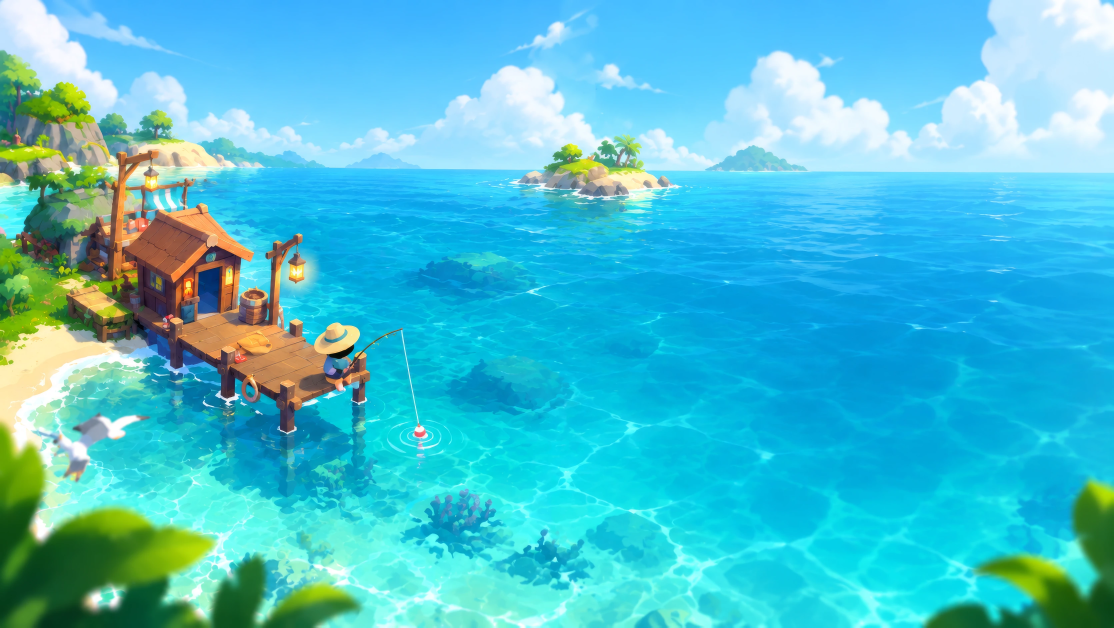
#> input picture tools/art/launcher_source_hq.webp, 3342 x 1882 px (shown at 1/3 size)
$ python make_launcher.py
#> lines starting #> are read from the running program, lines starting #| are printed output that depends on the picture; after the words box and inside, x2 and y2 are one past the last pixel; in counts of white or black regions, pixels touching at a corner belong together
"""Title-screen (launcher) art from tools/art/launcher_source_hq.webp (the owner's illustration,
upscaled by the owner with Topaz to 3342x1882).

    python tools/art/make_launcher.py

Writes
  assets/launcher/launcher_bg.jpg     1920x1080, upscaled, cleaned, sharpened and graded a touch warmer
  assets/launcher/launcher_masks.png  480x270: R = open water (shimmer), G = foreground leaves (sway)

The launcher (scripts/vf/vf_launcher.gd) animates the picture with these masks: water shimmer and
sparkles, swaying leaves, bobber ripples, lantern glow, a passing gull and a slow camera drift.
"""
import colorsys
import os

import numpy as np
from PIL import Image, ImageEnhance, ImageFilter

ROOT = os.path.abspath(os.path.join(os.path.dirname(__file__), "..", ".."))
SRC = os.path.join(ROOT, "tools", "art", "launcher_source_hq.webp")
OUT = os.path.join(ROOT, "assets", "launcher")
W, H = 1920, 1080
HORIZON = 0.272                      # sea horizon, as a fraction of the height


def background(src: Image.Image) -> Image.Image:
    # exact 16:9, then a clean upscale
    sw, sh = src.size
#> sw = 3342; sh = 1882
    th = round(sw * 9 / 16)
#> th = 1880
    top = max(0, (sh - th) // 2)
#> top = 1
    im = src.crop((0, top, sw, top + min(th, sh))).resize((W, H), Image.LANCZOS)    # (a clean 1.74x downscale)
    im = im.filter(ImageFilter.UnsharpMask(radius=1.2, percent=45, threshold=2))
    im = ImageEnhance.Color(im).enhance(1.07)
    im = ImageEnhance.Contrast(im).enhance(1.05)
    a = np.asarray(im).astype(np.float32) / 255.0
    lum = a.mean(axis=2, keepdims=True)
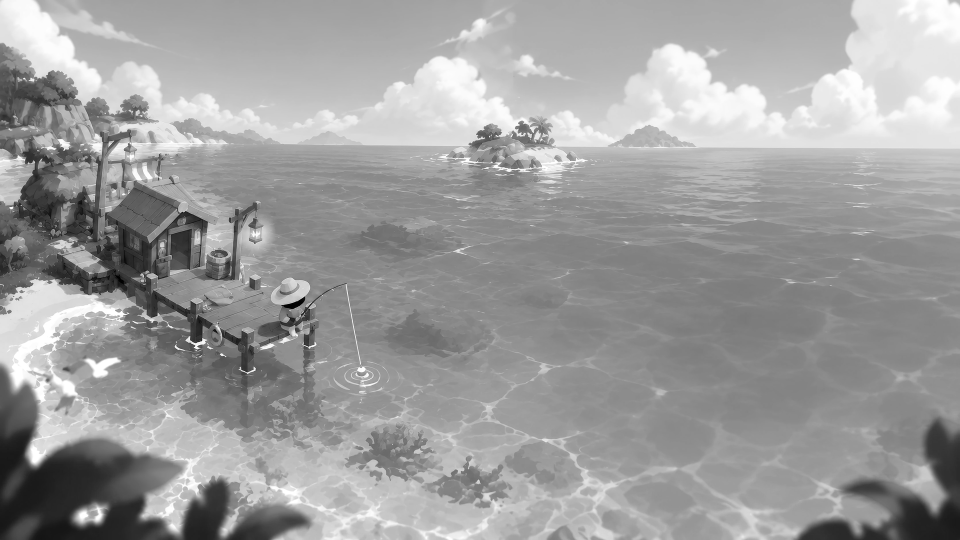
#> lum: shape (1080, 1920, 1) float32 (shown at 1/2 size); min 0, max 1, mean 0.619
    warm = np.array([1.025, 1.005, 0.985], np.float32)                        # sunnier highlights
    a = a * (1 + (warm - 1) * np.clip(lum * 1.4, 0, 1))
    return Image.fromarray((np.clip(a, 0, 1) * 255).astype(np.uint8))


def masks(bg: Image.Image) -> Image.Image:
    mw, mh = 480, 270
    small = np.asarray(bg.resize((mw, mh), Image.LANCZOS)).astype(np.float32) / 255.0
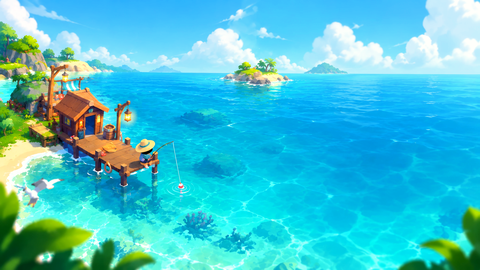
#> small: shape (270, 480, 3) float32; mean R, G, B 0.268, 0.761, 0.819
    water = np.zeros((mh, mw), np.float32)
    leaves = np.zeros((mh, mw), np.float32)
    for y in range(mh):
        fy = y / mh
        for x in range(mw):
            fx = x / mw
            r, g, b = small[y, x]
            h, s, v = colorsys.rgb_to_hsv(r, g, b)
            hue = h * 360
            if fy > HORIZON + 0.012 and 165 <= hue <= 235 and s > 0.28 and v > 0.35:
                water[y, x] = 1.0
            in_corner = (fx < 0.36 and fy > 0.62) or (fx > 0.8 and fy > 0.68)
            if in_corner and 60 <= hue <= 150 and s > 0.35:
                leaves[y, x] = 1.0
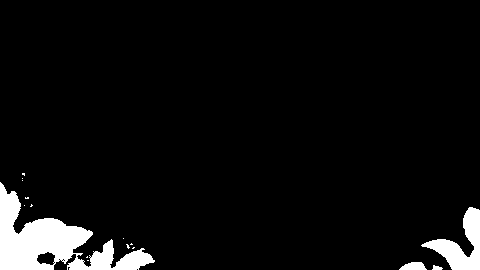
#> leaves: shape (270, 480) float32; values 0 (black) and 1 (white), 5.4% white; 16 white regions (12 under 20 px), largest, box (x1, y1, x2, y2) and area: (0, 182, 155, 270) 5230, (421, 207, 480, 270) 1526, (399, 262, 427, 270) 166, (432, 265, 443, 270) 37
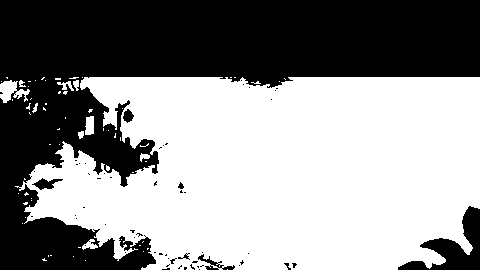
#> water: shape (270, 480) float32; values 0 (black) and 1 (white), 56% white; 59 black regions (51 under 20 px), largest, box (x1, y1, x2, y2) and area: (0, 0, 480, 270) 54329, (398, 206, 480, 270) 1977, (198, 254, 235, 270) 178
    w = Image.fromarray((water * 255).astype(np.uint8)).filter(ImageFilter.MinFilter(3)).filter(ImageFilter.GaussianBlur(2))
    lv = Image.fromarray((leaves * 255).astype(np.uint8)).filter(ImageFilter.MaxFilter(5)).filter(ImageFilter.GaussianBlur(4))
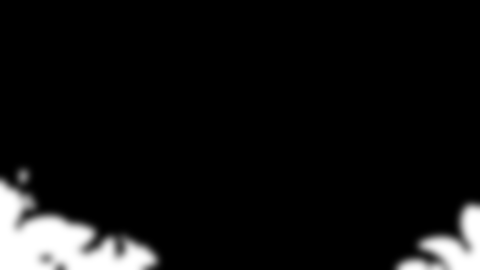
#> lv: PIL image 480x270 L; min 0, max 255, mean 17.8
    # the shimmer fades in from the horizon (far water barely moves)
    ramp = np.clip((np.arange(mh)[:, None] / mh - HORIZON) / 0.25, 0, 1)
    w = Image.fromarray((np.asarray(w).astype(np.float32) * (0.35 + 0.65 * ramp)).astype(np.uint8))
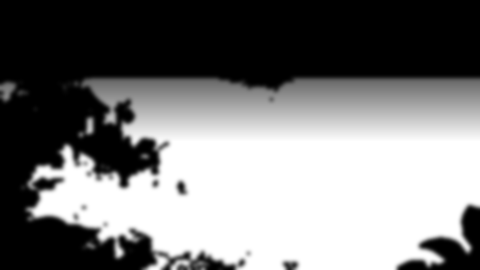
#> w: PIL image 480x270 L; min 0, max 255, mean 121.3
    zero = Image.new("L", (mw, mh), 0)
#> zero: PIL image 480x270 L; every value is 0
    return Image.merge("RGB", (w, lv, zero))
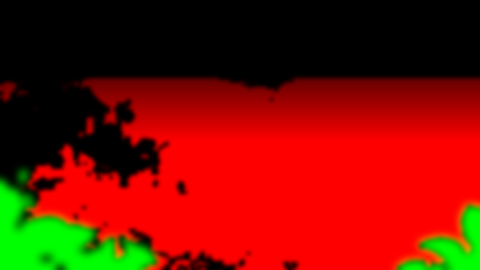
#> returned value: PIL image 480x270 RGB; mean R, G, B 121.3, 17.8, 0


if __name__ == "__main__":
    os.makedirs(OUT, exist_ok=True)
    bg = background(Image.open(SRC).convert("RGB"))
    bg.save(os.path.join(OUT, "launcher_bg.jpg"), quality=90, optimize=True, progressive=True)
    masks(bg).save(os.path.join(OUT, "launcher_masks.png"), optimize=True)
    for n in ["launcher/launcher_bg.jpg", "launcher/launcher_masks.png"]:
        p = os.path.join(ROOT, "assets", n)
        print(n, Image.open(p).size, os.path.getsize(p) // 1024, "KB")
